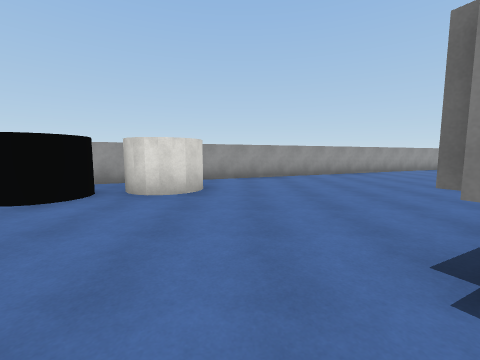
View 1 (above)

17 first-person views from a walk through a scene from a Unity 3-D project. The camera is 1.4 m above the floor, tilts 6° down and sees 90° across. Doors are open. The floor is counted in squares, 2 m on a side. Each view is taken from the middle of a square. On the plan, view 1 faces up. The plan holds only what a view shows up to about 9 squares ahead; the rest is blank. The place goes on beyond the plan. Surface patterns are stand-ins for the level's own textures.

View 2
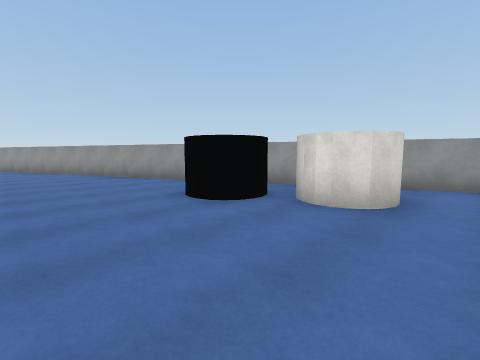

View 3
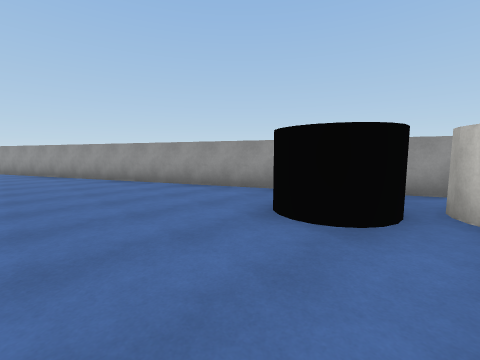

View 4
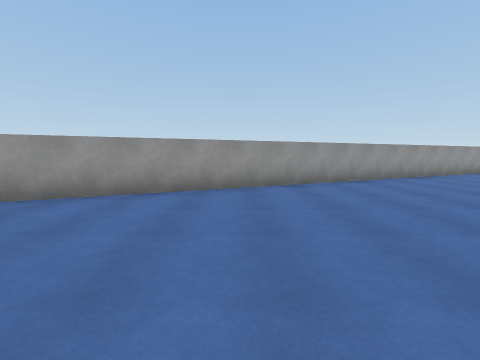

View 5
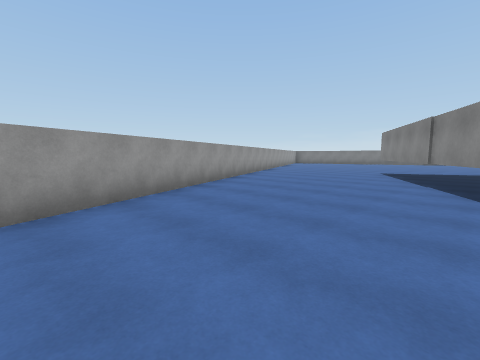

View 6
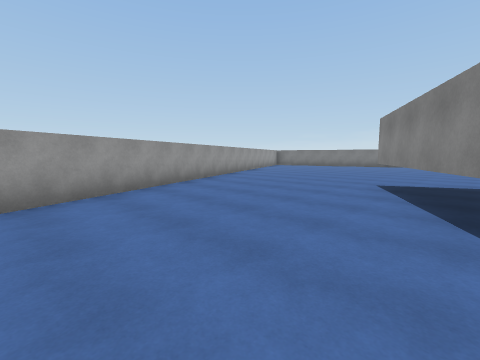

View 7
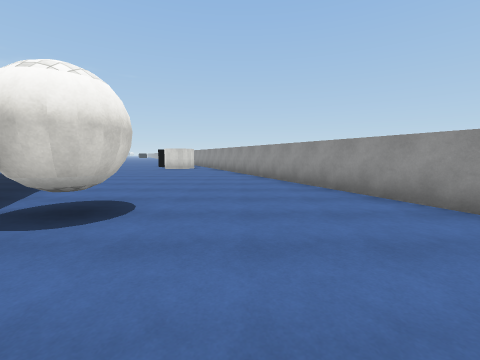

View 8
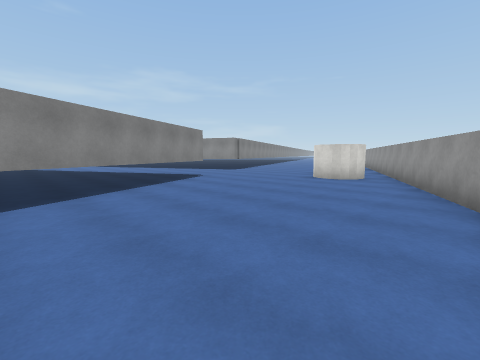

View 9
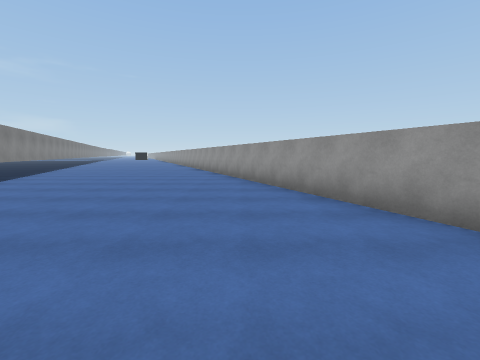

View 10
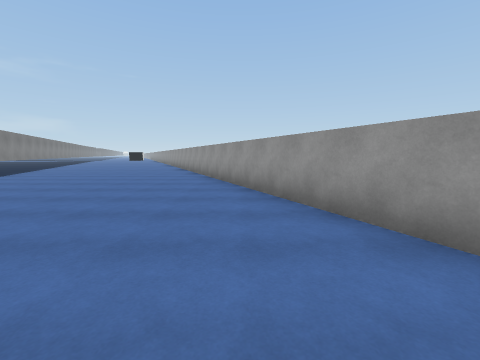

View 11
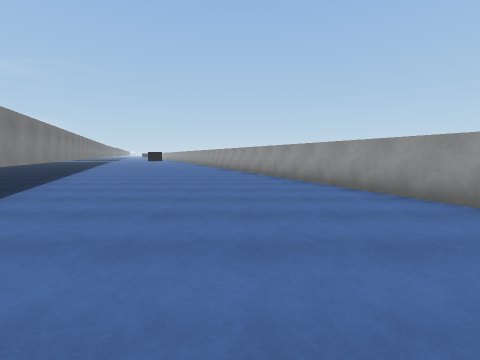

View 12
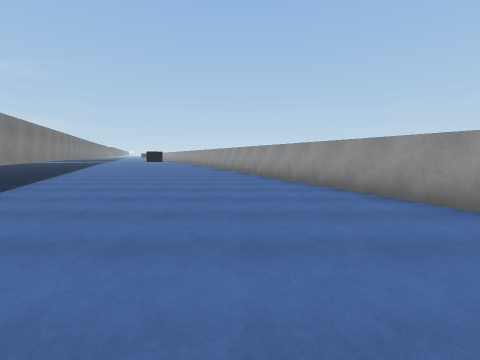

View 13
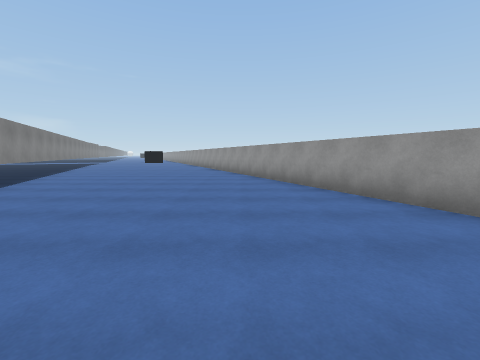

View 14
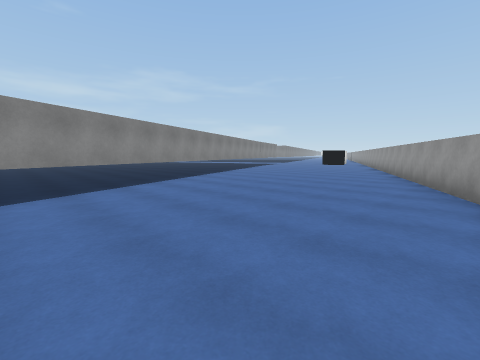

View 15
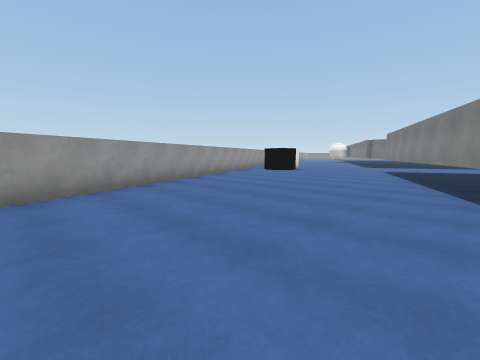

View 16
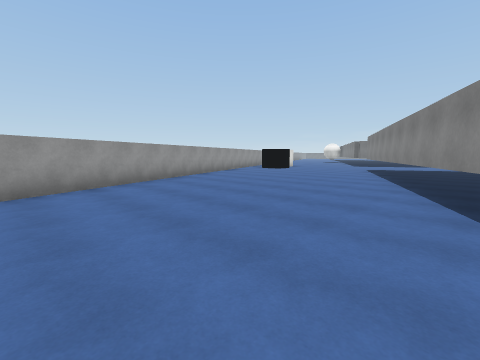

View 17
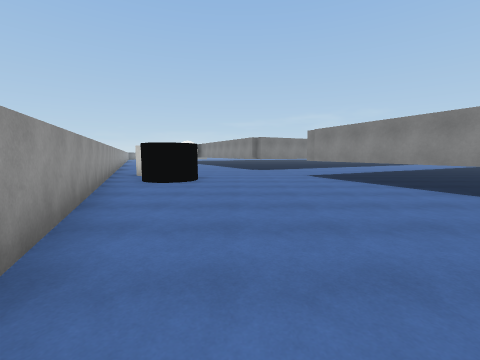

### Floor plan
Key: @ floor where view 1 was taken; # wall or solid block; . floor; D open door.
Columns run from 28 left of view 1 to 16 right of it. Each row starts with its distance up from view 1.
 14                                          ####
 13                                        ###...
 12                                      ###.....
 11                                   ####.......
 10                                 ###..........
  9                               ###...........#
  8                             ###...........###
  7                          ####...........###
  6                         ##..........##
  5                      #######........
  4                   ####..###.......#
  3                 ###.............###
  2               ###.............###
  1             ###..............##
  0          ####...............@
 -1        ###..............###.
 -2      ###..............###
 -3   ####..............###
 -4 ###...............###
 -5 #..............#
 -6 .............###
 -7 .......DD..###
 -8 .......DD###
 -9 ......###
-10 ....###
-11 ..###
-12 ###

Positions as (right, up) in squares from view 1, and headings:
1: (0, 0), facing up
2: (0, 1), facing up-left
3: (-2, 1), facing up-left
4: (2, 3), facing up
5: (7, 7), facing up-right
6: (11, 8), facing up-right
7: (11, 8), facing left
8: (6, 8), facing down-left
9: (-7, 1), facing left
10: (-11, 0), facing left
11: (-13, -3), facing left
12: (-16, -4), facing left
13: (-19, -5), facing left
14: (-23, -5), facing down-left
15: (-13, -3), facing up-right
16: (-14, -4), facing up-right
17: (-10, 2), facing right
